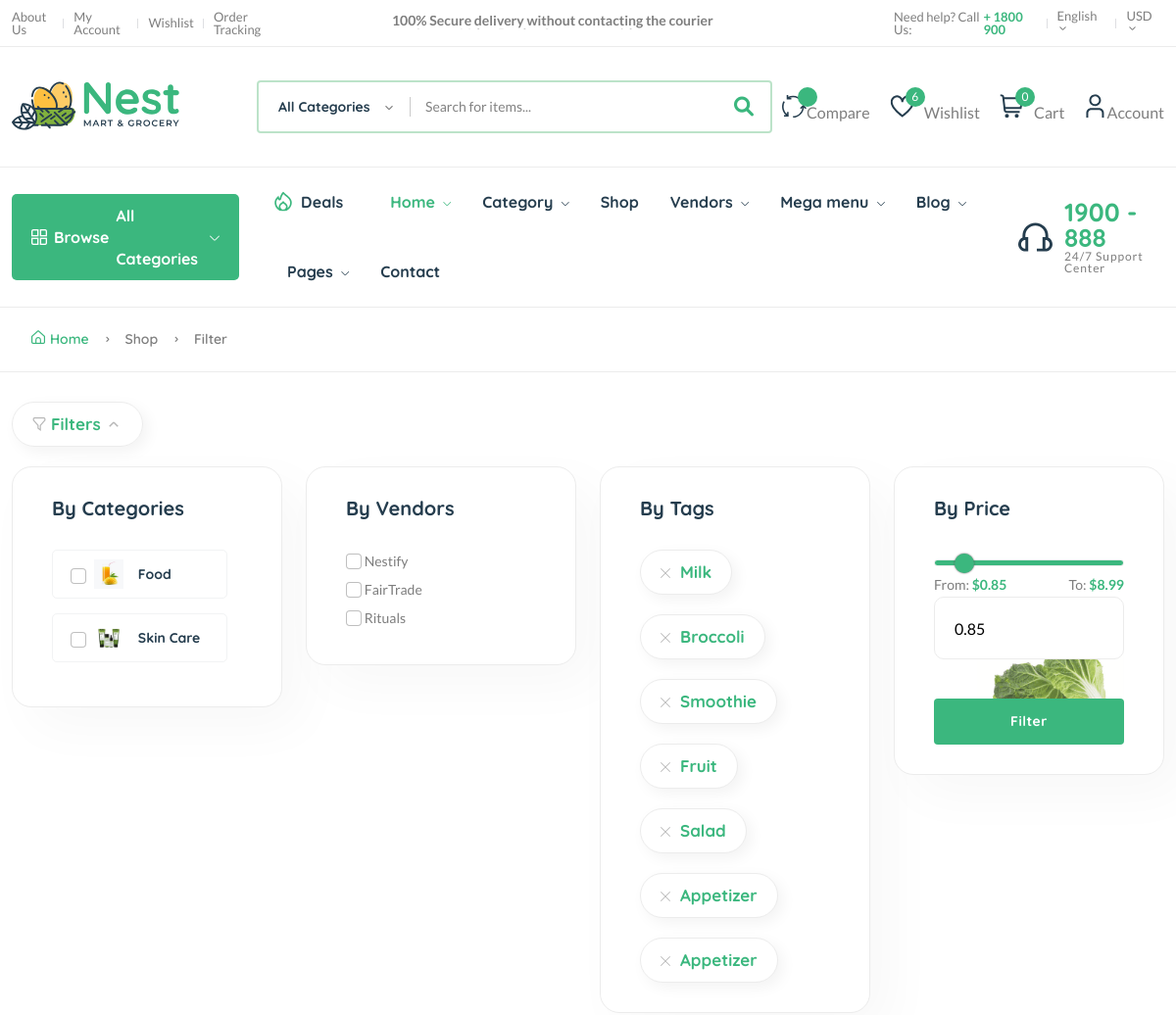
Before: /products/ (upper part) with the older database file.
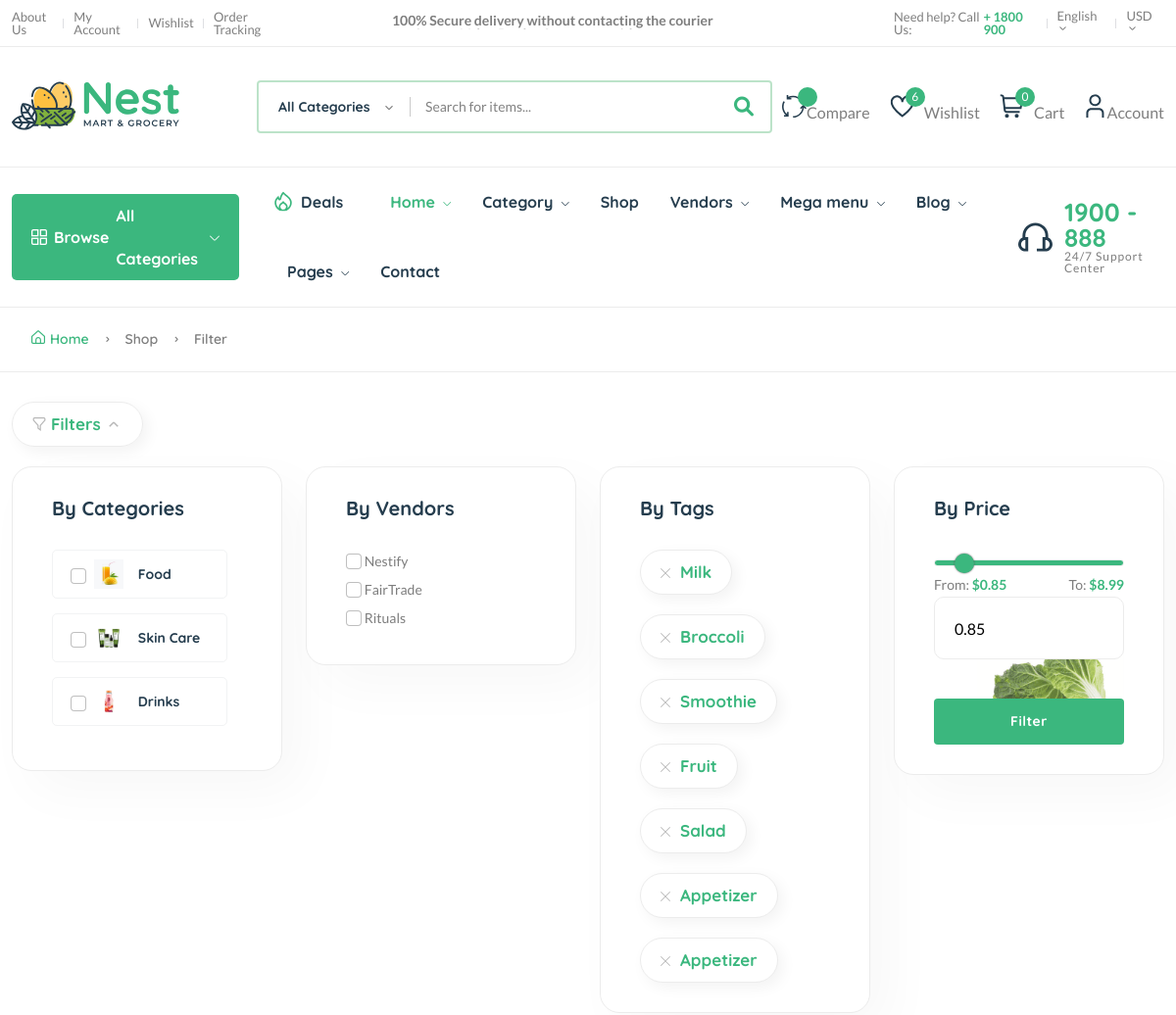
After: the same page with the newer database file.
### core/models.py (models this page shows, shortened)
class Category(models.Model):
    cid = ShortUUIDField(unique=True, length=10, max_length=20, prefix="cat", alphabet="abcdefgh12345")
    title = models.CharField(max_length=100, default="Food")
    image = models.ImageField(upload_to="category", default="category.jpg")
    class Meta:
        verbose_name_plural = "Categories"

class Vendor(models.Model):
    vid = ShortUUIDField(unique=True, length=10, max_length=20, prefix="ven", alphabet="abcdefgh12345")
    title = models.CharField(max_length=100, default="Nestify")
    image = models.ImageField(upload_to=user_directory_path, default="vendor.jpg")
    cover_image = models.ImageField(upload_to=user_directory_path, default="vendor.jpg")
    description = CKEditor5Field(null=True, blank=True, default="I am an Amazing Vendor", config_name="extends")
    address = models.CharField(max_length=100, default="123 Main Street")
    contact = models.CharField(max_length=100, default="+123 (456) 789")
    chat_resp_time = models.CharField(max_length=100, default="100")
    shipping_on_time = models.CharField(max_length=100, default="100")
    authentic_rating = models.CharField(max_length=100, default="100")
    days_return = models.CharField(max_length=100, default="100")
    warranty_period = models.CharField(max_length=100, default="100")
    user = models.ForeignKey(User, on_delete=models.SET_NULL, null=True)
    date = models.DateTimeField(auto_now_add=True, null=True, blank=True)
    class Meta:
        verbose_name_plural = "Vendors"

### core/views.py (the view)
# urls.py: path("products/", product_list_view, name="product-list"),
def product_list_view(request):
    products = Product.objects.filter(product_status="published")
    context = {
        "products": products,
    }
    return render(request, 'core/product-list.html', context)

### core/context_processor.py (called while the page is built)
def default(request):
    categories = Category.objects.all()
    vendors = Vendor.objects.all()
    min_max_price = Product.objects.aggregate(Min("price"), Max("price")) # Get the lowest and highest value from the models (price from product)
    try:
        address = Address.objects.get(user=request.user)
    except:
        address = None
    return {
        "categories": categories,
        "address": address,
        "vendors": vendors,
        "min_max_price": min_max_price,
    }

### core/models.py (called while the page is built)
    def get_percentage(self):
        new_price = 100 - (self.price / self.old_price) * 100
        return new_price

### templates/core/product-list.html (shortened to what the changed rows need)
{% extends 'core/partials/base.html' %}
{% load static %}
{% block content %}
<head>
</head>
    <main class="main">
        <div class="container mb-30 mt-30">
            <div class="row">
                <div class="col-lg-12">
                    <div class="shop-product-fillter-header">
                        <div class="row">
                            <div class="col-xl-3 col-lg-6 col-md-6 mb-lg-0 mb-md-2 mb-sm-2">
                                <div class="card">
                                    <div class="categories-dropdown-wrap font-heading">
                                        <ul>
                                            {% for c in categories %}
                                            <li>
                                                <input class="form-check-input filter-checkbox" type="checkbox" name="checkbox" data-filter="category" id="exampleCheckbox2" value="{{ c.id }}" />
                                                <a href="{% url 'core:category-product-list' c.cid %}"> <img src="{{ c.image.url }}" alt="" />{{ c.title }}</a>
                                            </li>
                                            {% endfor %}
                                        </ul>
                                    </div>
                                </div>
                            </div>
                            <div class="col-xl-3 col-lg-6 col-md-6 mb-lg-0 mb-md-2 mb-sm-2">
                                <div class="card">
                                    <div class="d-flex">
                                        <div class="customer-checkbox mr-80">
                                            {% for v in vendors %}
                                            <input class="form-check-input filter-checkbox" data-filter="vendor" type="checkbox" name="checkbox" id="exampleCheckbox1" value="{{ v.id }}" />
                                            <label class="form-check-label" for="exampleCheckbox1"><span>{{ v.title }}</span></label>
                                            <br />
                                            {% endfor %}
                                        </div>
                                    </div>
                                </div>
                            </div>
                        </div>
                    </div>
                </div>
            </div>
        </div>
    </main>
{% endblock content %}

Changed rows visible on the page:
added Category: image (picture), title "Drinks"
